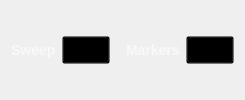
         <widget class="QWidget" name="optionsList" native="true">
          <property name="sizePolicy">
           <sizepolicy hsizetype="Preferred" vsizetype="Fixed">
            <horstretch>0</horstretch>
            <verstretch>0</verstretch>
           </sizepolicy>
          </property>
          <property name="minimumSize">
           <size>
            <width>0</width>
            <height>48</height>
           </size>
          </property>
          <property name="styleSheet">
           <string notr="true">QCheckBox {
  spacing: 8px;
  background-color: transparent;
  font-size: 14px;
  font-weight: bold;

  color: rgba(255, 255, 255, 153);
}

QCheckBox::indicator {
  width: 14px;
  height: 14px;
  border: 2px solid rgb(74,100,255);
  border-radius: 4px;
}
QCheckBox::indicator:unchecked { background-color: transparent; }
QCheckBox::indicator:checked { background-color: rgb(74,100,255); }

QPushButton {
  width: 40px;
  height: 20px;
  background-color: transparent;
}
QPushButton:pressed { border-image: url(:/icons/setup_btn_checked.svg); }
QPushButton:!pressed { border-image: url(:/icons/setup_btn_unchecked.svg); }
QPushButton:hover:!pressed:!checked { border-image: url(:/icons/setup_btn_hover.svg); }
QPushButton:checked { border-image: url(:/icons/setup_btn_checked.svg); }

QLabel {
  font-size: 14px;
  font-weight: bold;

  color: rgba(255, 255, 255, 153);
}</string>
          </property>
          <layout class="QHBoxLayout" name="horizontalLayout">
           <item>
            <widget class="QLabel" name="label_2">
             <property name="text">
              <string>Sweep</string>
             </property>
            </widget>
           </item>
           <item>
            <widget class="adiscope::CustomPushButton" name="btnSweep">
             <property name="text">
              <string/>
             </property>
             <property name="checkable">
              <bool>true</bool>
             </property>
            </widget>
           </item>
           <item>
            <spacer name="horizontalSpacer_9">
             <property name="orientation">
              <enum>Qt::Horizontal</enum>
             </property>
             <property name="sizeType">
              <enum>QSizePolicy::Fixed</enum>
             </property>
             <property name="sizeHint" stdset="0">
              <size>
               <width>10</width>
               <height>10</height>
              </size>
             </property>
            </spacer>
           </item>
           <item>
            <widget class="QLabel" name="label_3">
             <property name="text">
              <string>Markers</string>
             </property>
            </widget>
           </item>
           <item>
            <widget class="adiscope::CustomPushButton" name="btnMarkers">
             <property name="text">
              <string/>
             </property>
             <property name="checkable">
              <bool>true</bool>
             </property>
            </widget>
           </item>
          </layout>
         </widget>
